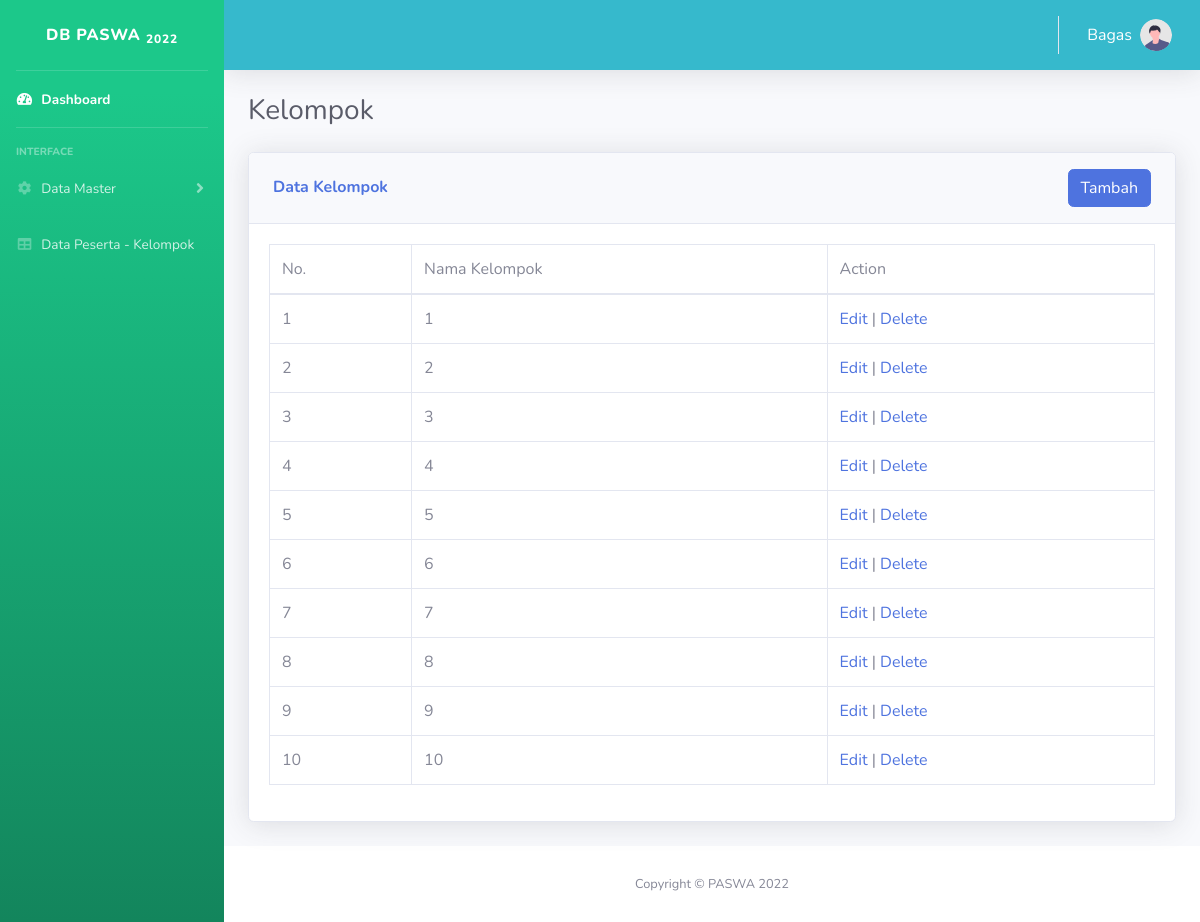
The app's page /kelompok.php (signed in) with its own data.
### tables this page shows
CREATE TABLE `tab_kelompok` (
  `id` int(5) NOT NULL,
  `nama_kelompok` varchar(50) DEFAULT NULL
);

### kelompok.php (the view, shortened to what this page needs)
<?php include('header.php'); ?>
<?php include('sidemenu.php'); ?>
<div class="container-fluid">
    <h1 class="h3 mb-2 text-gray-800">Kelompok</h1>
    <div class="card shadow mb-4">
        <div class="card-header py-3">
            <div class="row px-3 justify-content-between align-items-center">
                <h6 class="m-0 font-weight-bold text-primary">Data Kelompok</h6>
                <a href="kelompok_add.php" class="btn btn-primary">Tambah</a>
            </div>
        </div>
        <div class="card-body">
            <div class="table-responsive">
                <table class="table table-bordered" id="dataTable" width="100%" cellspacing="0">
                    <thead>
                        <tr>
                            <td>No.</td>
                            <td>Nama Kelompok</td>
                            <td>Action</td>
                        </tr>
                    </thead>
                    <tbody>
                        <?php
                        include_once("connection.php");
                        $no = 0;
                        $result = mysqli_query($mysqli, "SELECT * FROM tab_kelompok");
                        while ($row = mysqli_fetch_array($result)) {
                            $no++;
                            echo "<tr>";
                            echo "<td>" . $no . "</td>";
                            echo "<td>" . $row['nama_kelompok'] . "</td>";
                            echo "<td><a href=\"kelompok_edit.php?id=$row[id]\">Edit</a> |
                        <a href=\"kelompok_pro_delete.php?id=$row[id]\" onClick=\"return confirm('Are you sure you want to delete?')\">Delete</a></td>";
                            echo "</tr>";
                        }
                        ?>
                    </tbody>
                </table>
            </div>
        </div>
    </div>
</div>
</div>
<?php include('footer.php'); ?>

### header.php (shortened to what this page needs)
<!DOCTYPE html>
<html lang="en">
<head>
    <link href="assets/vendor/fontawesome-free/css/all.min.css" rel="stylesheet" type="text/css">
    <link href="assets/css/sb-admin-2.min.css" rel="stylesheet">
</head>

### sidemenu.php (shortened to what this page needs)
<body id="page-top">
    <div id="wrapper">
        <ul class="navbar-nav bg-gradient-success sidebar sidebar-dark accordion" id="accordionSidebar">
            <a class="sidebar-brand d-flex align-items-center justify-content-center" href="index.html">
                <div class="sidebar-brand-text mx-3">DB PASWA <sub>2022</sub></div>
            </a>
            <hr class="sidebar-divider my-0">
            <li class="nav-item active">
                <a class="nav-link" href="dashboard.php">
                    <i class="fas fa-fw fa-tachometer-alt"></i>
                    <span>Dashboard</span></a>
            </li>
            <hr class="sidebar-divider">
            <div class="sidebar-heading">
                Interface
            </div>
            <li class="nav-item">
                <a class="nav-link collapsed" href="#" data-toggle="collapse" data-target="#collapseTwo" aria-expanded="true" aria-controls="collapseTwo">
                    <i class="fas fa-fw fa-cog"></i>
                    <span>Data Master</span>
                </a>
            </li>
            <li class="nav-item">
                <a class="nav-link" href="peserta_kelompok.php">
                    <i class="fas fa-fw fa-table"></i>
                    <span>Data Peserta - Kelompok</span>
                </a>
            </li>
        </ul>
<div id="content-wrapper" class="d-flex flex-column">
<div id="content">
    <nav class="navbar navbar-expand navbar-light bg-info topbar mb-4 static-top shadow">
        <ul class="navbar-nav ml-auto">
            <li class="nav-item dropdown no-arrow">
                <a class="nav-link dropdown-toggle" href="#" id="userDropdown" role="button"
                    data-toggle="dropdown" aria-haspopup="true" aria-expanded="false">
                    <span class="mr-2 d-none d-lg-inline text-white medium"><?php echo $_SESSION['valid']; ?></span>
                    <img class="img-profile rounded-circle"
                        src="assets/img/undraw_profile.svg">
                </a>
            </li>
        </ul>
    </nav>

### footer.php (shortened to what this page needs)
<footer class="sticky-footer bg-white">
                <div class="container my-auto">
                    <div class="copyright text-center my-auto">
                        <span>Copyright &copy; PASWA 2022</span>
                    </div>
                </div>
            </footer>
        </div>
    </div>
</body>
</html>

### records on screen
tab_kelompok: nama_kelompok "1"
tab_kelompok: nama_kelompok "2"
tab_kelompok: nama_kelompok "3"
tab_kelompok: nama_kelompok "4"
tab_kelompok: nama_kelompok "5"
tab_kelompok: nama_kelompok "6"
tab_kelompok: nama_kelompok "7"
tab_kelompok: nama_kelompok "8"
tab_kelompok: nama_kelompok "9"
tab_kelompok: nama_kelompok "10"

### other values on screen
$_SESSION['valid'] "Bagas"
